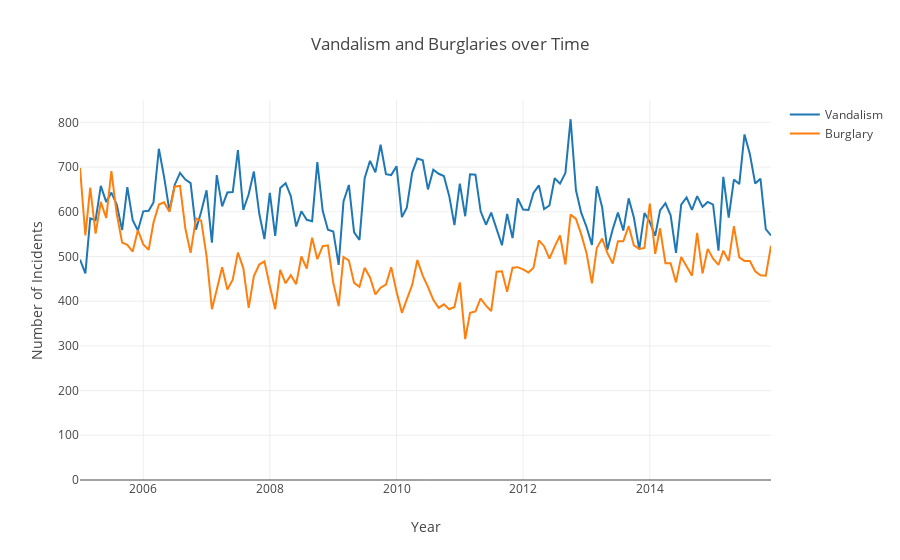

Here is the notebook cell this chart was saved with:
### Code cell
plotly.offline.iplot(fig2)

### Figure 1 — Plotly figure (JSON) as saved in the notebook; plotly's stock layout.template omitted (floating-point values rounded to 4 significant figures; data arrays with more than 128 entries replaced by an {"elided": "..."} marker saying what was removed)
{"data": [{"mode": "lines", "name": "Vandalism", "type": "scatter", "x": {"elided": "132 str values"}, "y": {"elided": "132 int values"}}, {"mode": "lines", "name": "Burglary", "type": "scatter", "x": {"elided": "132 str values"}, "y": {"elided": "132 int values"}}], "layout": {"title": "Vandalism and Burglaries over Time", "xaxis": {"title": "Year", "titlefont": {"size": 14}}, "yaxis": {"range": [0, 850], "title": "Number of Incidents\n", "titlefont": {"size": 14}}}}
